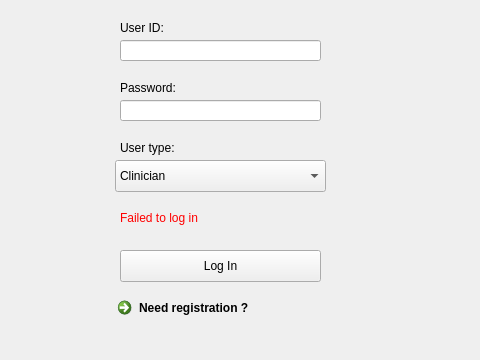
<?xml version="1.0" encoding="UTF-8"?>
<ui version="4.0">
 <class>LoginUI</class>
 <widget class="QWidget" name="LoginUI">
  <property name="geometry">
   <rect>
    <x>0</x>
    <y>0</y>
    <width>480</width>
    <height>360</height>
   </rect>
  </property>
  <property name="windowTitle">
   <string>Form</string>
  </property>
  <property name="styleSheet">
   <string notr="true"/>
  </property>
  <widget class="QLabel" name="label_3">
   <property name="geometry">
    <rect>
     <x>120</x>
     <y>20</y>
     <width>121</width>
     <height>16</height>
    </rect>
   </property>
   <property name="text">
    <string>User ID:</string>
   </property>
  </widget>
  <widget class="QLineEdit" name="userIdEdit">
   <property name="geometry">
    <rect>
     <x>120</x>
     <y>40</y>
     <width>201</width>
     <height>21</height>
    </rect>
   </property>
  </widget>
  <widget class="QLabel" name="label_2">
   <property name="geometry">
    <rect>
     <x>120</x>
     <y>80</y>
     <width>71</width>
     <height>16</height>
    </rect>
   </property>
   <property name="text">
    <string>Password:</string>
   </property>
  </widget>
  <widget class="QLineEdit" name="passwordEdit">
   <property name="geometry">
    <rect>
     <x>120</x>
     <y>100</y>
     <width>201</width>
     <height>21</height>
    </rect>
   </property>
   <property name="echoMode">
    <enum>QLineEdit::Password</enum>
   </property>
  </widget>
  <widget class="QPushButton" name="loginButton">
   <property name="geometry">
    <rect>
     <x>120</x>
     <y>250</y>
     <width>201</width>
     <height>32</height>
    </rect>
   </property>
   <property name="text">
    <string>Log In</string>
   </property>
  </widget>
  <widget class="QCommandLinkButton" name="registrationLink">
   <property name="geometry">
    <rect>
     <x>110</x>
     <y>290</y>
     <width>241</width>
     <height>41</height>
    </rect>
   </property>
   <property name="text">
    <string>Need registration ?</string>
   </property>
  </widget>
  <widget class="QLabel" name="errorLabel">
   <property name="geometry">
    <rect>
     <x>120</x>
     <y>210</y>
     <width>201</width>
     <height>16</height>
    </rect>
   </property>
   <property name="styleSheet">
    <string notr="true">color: red</string>
   </property>
   <property name="text">
    <string>Failed to log in</string>
   </property>
  </widget>
  <widget class="QComboBox" name="userTypeBox">
   <property name="geometry">
    <rect>
     <x>115</x>
     <y>160</y>
     <width>211</width>
     <height>32</height>
    </rect>
   </property>
   <item>
    <property name="text">
     <string>Clinician</string>
    </property>
   </item>
   <item>
    <property name="text">
     <string>Family Physician</string>
    </property>
   </item>
   <item>
    <property name="text">
     <string>Patient</string>
    </property>
   </item>
  </widget>
  <widget class="QLabel" name="label">
   <property name="geometry">
    <rect>
     <x>120</x>
     <y>140</y>
     <width>121</width>
     <height>16</height>
    </rect>
   </property>
   <property name="text">
    <string>User type:</string>
   </property>
  </widget>
 </widget>
 <resources/>
 <connections/>
</ui>
